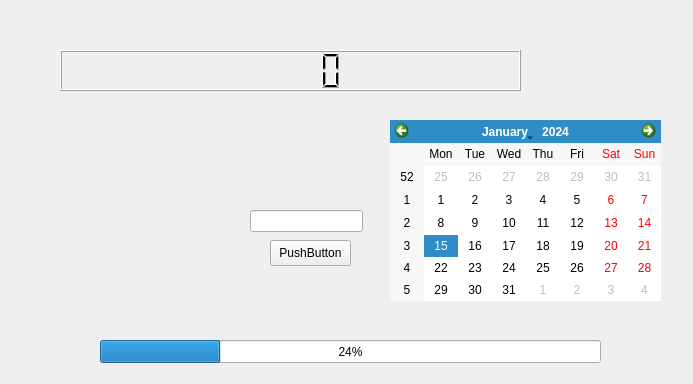
<?xml version="1.0" encoding="UTF-8"?>
<ui version="4.0">
 <class>Form</class>
 <widget class="QWidget" name="Form">
  <property name="geometry">
   <rect>
    <x>0</x>
    <y>0</y>
    <width>693</width>
    <height>384</height>
   </rect>
  </property>
  <property name="windowTitle">
   <string>Form</string>
  </property>
  <widget class="QProgressBar" name="progressBar">
   <property name="geometry">
    <rect>
     <x>100</x>
     <y>340</y>
     <width>501</width>
     <height>23</height>
    </rect>
   </property>
   <property name="value">
    <number>24</number>
   </property>
  </widget>
  <widget class="QLCDNumber" name="lcdNumber">
   <property name="geometry">
    <rect>
     <x>60</x>
     <y>50</y>
     <width>461</width>
     <height>41</height>
    </rect>
   </property>
  </widget>
  <widget class="QCalendarWidget" name="calendarWidget">
   <property name="geometry">
    <rect>
     <x>390</x>
     <y>120</y>
     <width>271</width>
     <height>181</height>
    </rect>
   </property>
  </widget>
  <widget class="QLineEdit" name="lineEdit">
   <property name="geometry">
    <rect>
     <x>250</x>
     <y>210</y>
     <width>113</width>
     <height>22</height>
    </rect>
   </property>
  </widget>
  <widget class="QPushButton" name="pushButton">
   <property name="geometry">
    <rect>
     <x>270</x>
     <y>240</y>
     <width>81</width>
     <height>26</height>
    </rect>
   </property>
   <property name="text">
    <string>PushButton</string>
   </property>
  </widget>
 </widget>
 <resources/>
 <connections/>
</ui>
